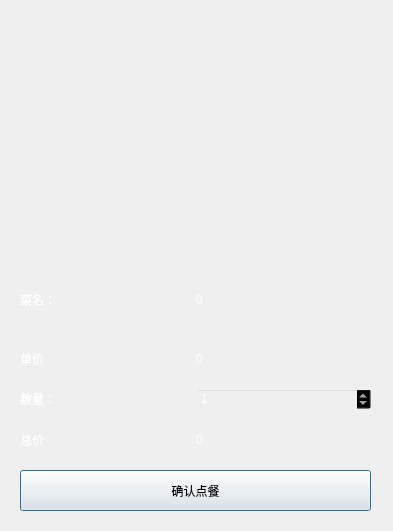
<?xml version="1.0" encoding="UTF-8"?>
<ui version="4.0">
 <class>OrderTheFood</class>
 <widget class="QDialog" name="OrderTheFood">
  <property name="geometry">
   <rect>
    <x>0</x>
    <y>0</y>
    <width>393</width>
    <height>531</height>
   </rect>
  </property>
  <property name="windowTitle">
   <string>Dialog</string>
  </property>
  <widget class="QLabel" name="label">
   <property name="geometry">
    <rect>
     <x>0</x>
     <y>0</y>
     <width>391</width>
     <height>531</height>
    </rect>
   </property>
   <property name="styleSheet">
    <string notr="true">background-image: url(:/file/images/back8.jpeg);</string>
   </property>
   <property name="text">
    <string/>
   </property>
  </widget>
  <widget class="QLabel" name="label_foodImage">
   <property name="geometry">
    <rect>
     <x>0</x>
     <y>0</y>
     <width>391</width>
     <height>261</height>
    </rect>
   </property>
   <property name="text">
    <string/>
   </property>
  </widget>
  <widget class="QWidget" name="layoutWidget">
   <property name="geometry">
    <rect>
     <x>20</x>
     <y>270</y>
     <width>351</width>
     <height>241</height>
    </rect>
   </property>
   <layout class="QVBoxLayout" name="verticalLayout" stretch="10,10,10,10,7">
    <property name="spacing">
     <number>0</number>
    </property>
    <item>
     <layout class="QHBoxLayout" name="horizontalLayout">
      <item>
       <widget class="QLabel" name="label_name">
        <property name="styleSheet">
         <string notr="true">color: rgb(255, 255, 255);</string>
        </property>
        <property name="text">
         <string>菜名：</string>
        </property>
       </widget>
      </item>
      <item>
       <widget class="QLabel" name="label_name1">
        <property name="styleSheet">
         <string notr="true">color: rgb(255, 255, 255);</string>
        </property>
        <property name="text">
         <string>0</string>
        </property>
       </widget>
      </item>
     </layout>
    </item>
    <item>
     <layout class="QHBoxLayout" name="horizontalLayout_2">
      <item>
       <widget class="QLabel" name="label_price">
        <property name="styleSheet">
         <string notr="true">color: rgb(255, 255, 255);</string>
        </property>
        <property name="text">
         <string>单价</string>
        </property>
       </widget>
      </item>
      <item>
       <widget class="QLabel" name="label_price1">
        <property name="styleSheet">
         <string notr="true">color: rgb(255, 255, 255);</string>
        </property>
        <property name="text">
         <string>0</string>
        </property>
       </widget>
      </item>
     </layout>
    </item>
    <item>
     <layout class="QHBoxLayout" name="horizontalLayout_3">
      <item>
       <widget class="QLabel" name="label_num">
        <property name="styleSheet">
         <string notr="true">color: rgb(255, 255, 255);</string>
        </property>
        <property name="text">
         <string>数量：</string>
        </property>
       </widget>
      </item>
      <item>
       <widget class="QSpinBox" name="spinBox">
        <property name="styleSheet">
         <string notr="true">color:white;
     background:transparent;</string>
        </property>
        <property name="maximum">
         <number>999</number>
        </property>
        <property name="value">
         <number>1</number>
        </property>
       </widget>
      </item>
     </layout>
    </item>
    <item>
     <layout class="QHBoxLayout" name="horizontalLayout_4">
      <item>
       <widget class="QLabel" name="label_totalPrice">
        <property name="styleSheet">
         <string notr="true">color: rgb(255, 255, 255);</string>
        </property>
        <property name="text">
         <string>总价</string>
        </property>
       </widget>
      </item>
      <item>
       <widget class="QLabel" name="label_totalPrice1">
        <property name="styleSheet">
         <string notr="true">color: rgb(255, 255, 255);</string>
        </property>
        <property name="text">
         <string>0</string>
        </property>
       </widget>
      </item>
     </layout>
    </item>
    <item>
     <widget class="QPushButton" name="pushButton">
      <property name="sizePolicy">
       <sizepolicy hsizetype="Minimum" vsizetype="Preferred">
        <horstretch>0</horstretch>
        <verstretch>0</verstretch>
       </sizepolicy>
      </property>
      <property name="text">
       <string>确认点餐</string>
      </property>
     </widget>
    </item>
   </layout>
  </widget>
 </widget>
 <resources/>
 <connections/>
</ui>
